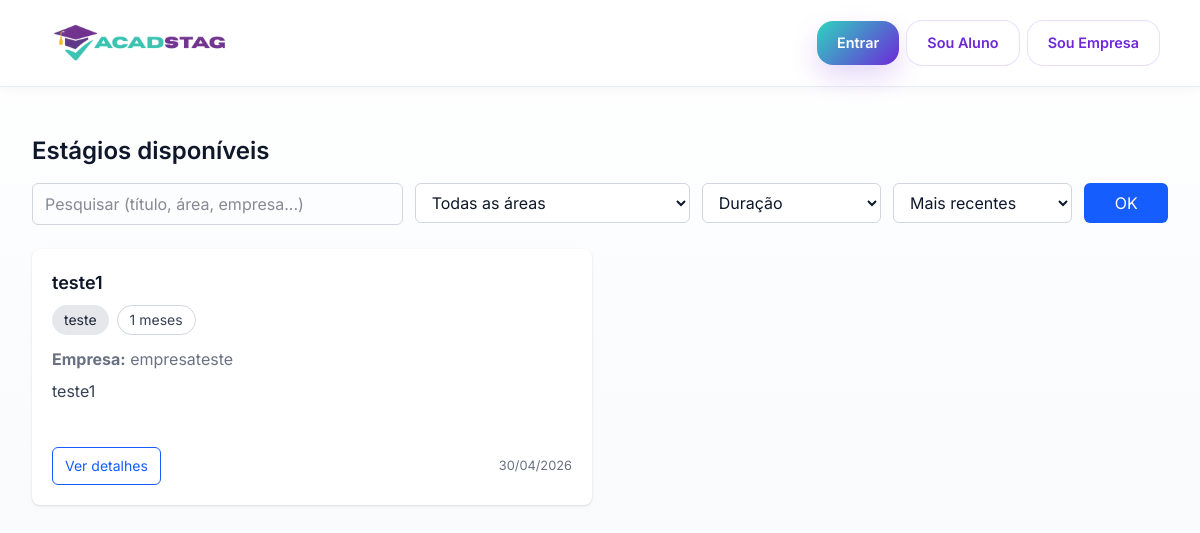
Page /estagios/ on the earlier database version.
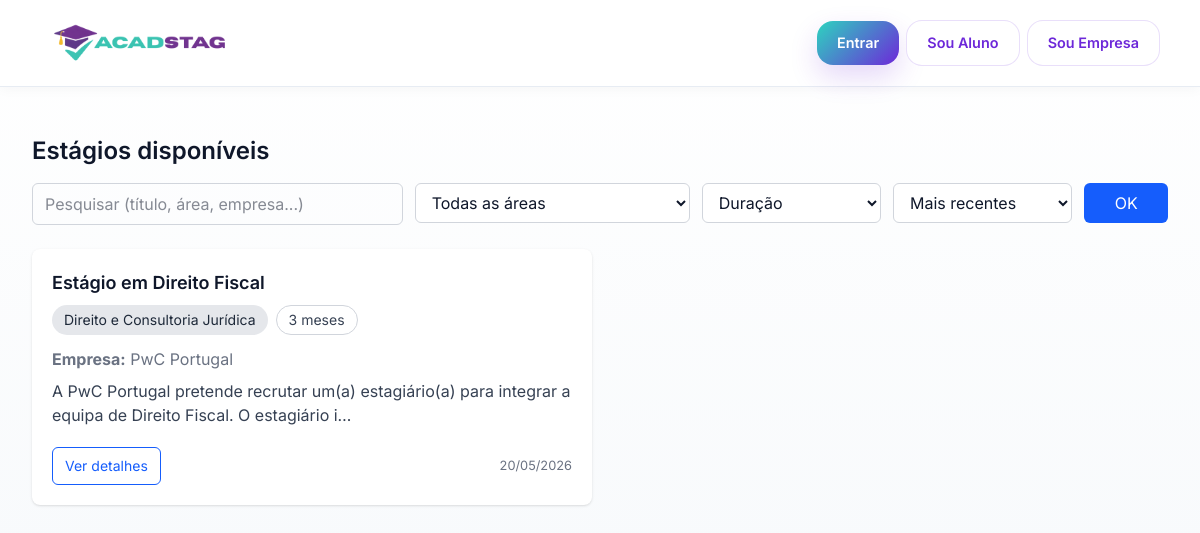
Same page on the later database version.
### estagios/models.py (models this page shows, shortened)
class Estagio(models.Model):
    titulo = models.CharField(max_length=200)
    descricao = models.TextField()
    area = models.CharField(max_length=100)
    duracao_meses = models.IntegerField()
    ativo = models.BooleanField(default=True)
    data_criacao = models.DateTimeField(auto_now_add=True)
    empresa = models.ForeignKey(
        Empresa,
        on_delete=models.CASCADE,
        related_name="estagios"
    )

### empresas/models.py (models this page shows, shortened)
class Empresa(models.Model):
    user = models.OneToOneField(
        User,
        on_delete=models.CASCADE,
        related_name="empresa",
        limit_choices_to={"role": "EMPRESA"},
    )
    nome = models.CharField(max_length=200)
    area = models.CharField(max_length=120, blank=True)
    contacto = models.CharField(max_length=120, blank=True)
    morada = models.CharField(max_length=200, blank=True)
    nif = models.CharField(max_length=20, blank=True)

### estagios/views.py (the view, shortened to what this page needs)
# urls.py: path("estagios/", views.estagio_list, name="list"),
def estagio_list(request):
    if request.user.is_authenticated and request.user.role != "ALUNO":
        return redirect("dashboard:home")
    estagios = (
        Estagio.objects.filter(ativo=True)
        .select_related("empresa")
        .order_by("-data_criacao")
    )
    termo_pesquisa = request.GET.get("q", "").strip()
    area = request.GET.get("area", "").strip()
    duracao = request.GET.get("duracao", "").strip()
    ordem = request.GET.get("ordem", "recentes").strip()
    if area:
        estagios = estagios.filter(area__iexact=area)
    if duracao.isdigit():
        estagios = estagios.filter(duracao_meses=int(duracao))
    if ordem == "antigos":
        estagios = estagios.order_by("data_criacao")
    else:
        estagios = estagios.order_by("-data_criacao")
    areas_disponiveis = (
        Estagio.objects.filter(ativo=True)
        .values_list("area", flat=True)
        .distinct()
        .order_by("area")
    )
    context = {
        "estagios": estagios,
        "q": termo_pesquisa,
        "area_selecionada": area,
        "duracao_selecionada": duracao,
        "ordem": ordem,
        "areas_disponiveis": areas_disponiveis,
    }
    return render(request, "estagios/estagio_list.html", context)

### templates/estagios/estagio_list.html (shortened to what this page needs)
{% extends "base.html" %}
{% block content %}
<div class="flex justify-between items-center mb-4">
  <h2 class="text-2xl font-semibold">Estágios disponíveis</h2>
</div>
<form method="get" class="grid grid-cols-1 md:grid-cols-12 gap-3 mb-6">
  <div class="md:col-span-4">
    <input
      type="text"
      name="q"
      placeholder="Pesquisar (título, área, empresa...)"
      value="{{ q }}"
      class="w-full border border-gray-300 rounded-md px-3 py-2 focus:outline-none focus:ring-2 focus:ring-blue-500"
    >
  </div>
  <div class="md:col-span-3">
    <select
      name="area"
      class="w-full border border-gray-300 rounded-md px-3 py-2 bg-white focus:outline-none focus:ring-2 focus:ring-blue-500"
    >
      <option value="">Todas as áreas</option>
    </select>
  </div>
  <div class="md:col-span-2">
    <select
      name="duracao"
      class="w-full border border-gray-300 rounded-md px-3 py-2 bg-white focus:outline-none focus:ring-2 focus:ring-blue-500"
    >
      <option value="">Duração</option>
    </select>
  </div>
  <div class="md:col-span-2">
    <select
      name="ordem"
      class="w-full border border-gray-300 rounded-md px-3 py-2 bg-white focus:outline-none focus:ring-2 focus:ring-blue-500"
    >
      <option value="recentes" {% if ordem == "recentes" %}selected{% endif %}>Mais recentes</option>
    </select>
  </div>
  <div class="md:col-span-1">
    <button
      type="submit"
      class="w-full bg-blue-600 text-white py-2 rounded-md hover:bg-blue-700 transition"
    >
      OK
    </button>
  </div>
</form>
<div class="grid grid-cols-1 md:grid-cols-2 xl:grid-cols-4 gap-4">
  {% for e in estagios %}
    <div class="bg-white shadow rounded-lg h-full flex flex-col justify-between">
      <div class="p-5">
        <h5 class="text-lg font-semibold mb-2">{{ e.titulo }}</h5>
        <div class="flex gap-2 flex-wrap mb-3">
          <span class="inline-flex items-center rounded-full bg-gray-200 px-3 py-1 text-sm text-gray-800">
            {{ e.area }}
          </span>
          <span class="inline-flex items-center rounded-full border border-gray-300 px-3 py-1 text-sm text-gray-700 bg-white">
            {{ e.duracao_meses }} meses
          </span>
        </div>
        <p class="text-gray-500 mb-2">
          <b>Empresa:</b> {{ e.empresa.nome }}
        </p>
        <p class="text-gray-700 min-h-[48px]">
          {{ e.descricao|truncatechars:110 }}
        </p>
      </div>
      <div class="px-5 pb-5 flex justify-between items-center">
        <a
          class="inline-flex items-center rounded-md border border-blue-600 px-3 py-2 text-sm text-blue-600 hover:bg-blue-50 transition"
          href="{% url 'estagios:detail' e.id %}"
        >
          Ver detalhes
        </a>
        <small class="text-gray-500">{{ e.data_criacao|date:"d/m/Y" }}</small>
      </div>
    </div>
  {% empty %}
    <div class="col-span-full">
      <div class="rounded-md border border-yellow-200 bg-yellow-50 px-4 py-3 text-yellow-800">
        Sem estágios que correspondam aos filtros.
      </div>
    </div>
  {% endfor %}
</div>
{% endblock %}

Differences in the rows shown:
removed Estagio: titulo "teste1", area "teste", duracao_meses "1", empresa.nome "empresateste", descricao "teste1", data_criacao "30/04/2026"
added Estagio: titulo "Estágio em Direito Fiscal", area "Direito e Consultoria Jurídica", duracao_meses "3", empresa.nome "PwC Portugal", descricao "A PwC Portugal pretende recrutar um(a) estagiário(a) para integrar a equipa de Direito Fiscal. O estagiário i…", data_criacao "20/05/2026"
